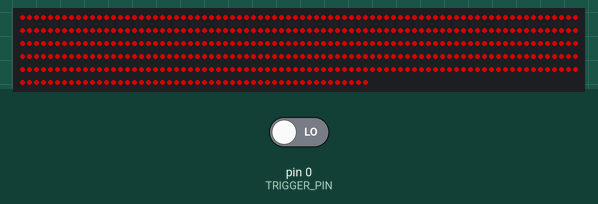
Simulated run of this sketch. Board: Arduino Uno, built for the host (arithmetic inside an expression is 32-bit, double 64-bit). Parts: 450 RGB LEDs in strip order, left to right, continuing on the next row. Inputs (shaded band) come from the test bench; at power-on: pin 0 (TRIGGER_PIN) LOW. Dim RGB values are drawn brighter than linear; the strip is taken to match the declared colour order.

Above: at 1.2 s.
1.3 s: pin 0 (TRIGGER_PIN) driven HIGH
At 1.46 s:
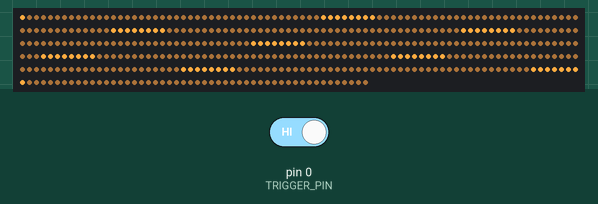
3.7 s: pin 0 (TRIGGER_PIN) driven LOW
At 4.8 s:
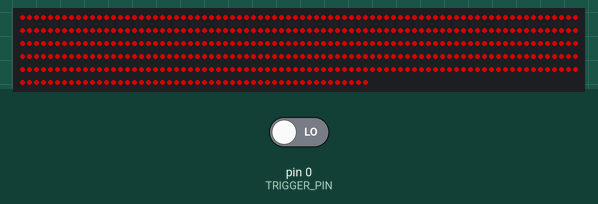
5.2 s: pin 0 (TRIGGER_PIN) driven HIGH
At 5.67 s:
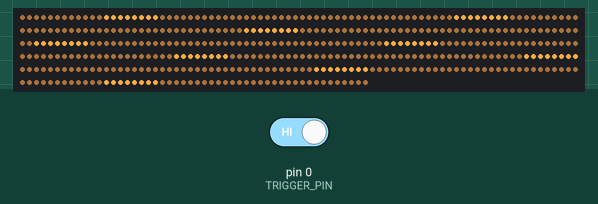
Timing chart, 0 to 8.2 s (numbered marks = the images above; inputs shaded):
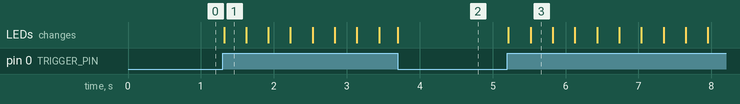

The sketch:

CometStrip.ino
```cpp
#include <Adafruit_NeoPixel_ZeroDMA.h>

//////////////////////////////////////////////
// GLOBAL SETTINGS
//////////////////////////////////////////////
#define NUM_PIXELS     450
#define NUM_SEGMENTS     9

// Strands 1-3: Base
// Strand    4: Post
// Strand  5-6: Roof
// Strand    7: Crossbeam
// Strand    8: Post

const int segmentStartPos[NUM_SEGMENTS] = { 0, 50, 100, 150, 200, 250, 300, 350, 400 };

const int cometSpeed = 15;
const int cometColourCount = 1;
const int cometColourSize = 8;
const uint32_t cometColourValues[cometColourCount] = { 0xFFAA40 };
const uint32_t backColour = 0x302010;
const uint32_t idleColour = 0x800000;

const byte maxBrightness = 255;

//////////////////////////////////////////////
// PINS
//////////////////////////////////////////////
#define TRIGGER_PIN   0
#define NEOPIXEL_PIN  4

//////////////////////////////////////////////
// INTERNAL VARIABLES AND STRUCTURES
//////////////////////////////////////////////
// DMA NeoPixels work ONLY on SPECIFIC PINS.
// On Trinket M0: pin 4.
Adafruit_NeoPixel_ZeroDMA strip(NUM_PIXELS, NEOPIXEL_PIN, NEO_RGB);

int cometPos[NUM_SEGMENTS];
unsigned long lastRefresh;
boolean isIdle = true;

//////////////////////////////////////////////
// SETUP
//////////////////////////////////////////////
void setup() {
  // put your setup code here, to run once:
  pinMode(TRIGGER_PIN, INPUT_PULLDOWN);

  for (int x=0; x<NUM_SEGMENTS; x++) {
    cometPos[x] = segmentStartPos[x];
  }

  strip.begin();
  strip.setBrightness(maxBrightness);
  drawAll(idleColour);
  strip.show();
}

//////////////////////////////////////////////
// LOOP
//////////////////////////////////////////////
void loop() {
  // put your main code here, to run repeatedly:
  unsigned long now = millis();

  byte triggerVal = digitalRead(TRIGGER_PIN);

  // Run while triggered
  if (triggerVal) {
    // Draw comet
    if (now - lastRefresh > cometSpeed) {

      for (int i=0; i<NUM_SEGMENTS; i++) {
        drawComet(i, cometPos[i]);
        cometPos[i]++;
        if (i == NUM_SEGMENTS-1) {
          if (cometPos[i] >= NUM_PIXELS) cometPos[i] = segmentStartPos[i];
        } else {
          if (cometPos[i] >= segmentStartPos[i+1]) cometPos[i] = segmentStartPos[i];
        }
      }

      strip.show();
      lastRefresh = now;
    }
    isIdle = false;
  }

  // Idle
  if (!triggerVal && !isIdle) {
    drawAll(idleColour);
    strip.show();
    isIdle = true;;
  }


}

//////////////////////////////////////////////
// FUNCTIONS
//////////////////////////////////////////////
void drawComet(int seg, int startPos) {
  if (seg < 0 || seg >= NUM_SEGMENTS) seg = 0;
  if (startPos < 0 || startPos >= strip.numPixels()) startPos = 0;

  // Clear the segment
  int segStop = 0;
  if (seg == NUM_SEGMENTS-1) segStop = NUM_PIXELS;
  else segStop = segmentStartPos[seg+1];

  for (int i=segmentStartPos[seg]; i<segStop; i++) {
    strip.setPixelColor(i, backColour);
  }

  for (int c = 0; c < cometColourCount; c++) {
    for (int s = 0; s < cometColourSize; s++) {
      strip.setPixelColor(startPos, cometColourValues[c]);
      if (startPos == 0) startPos = strip.numPixels();
      startPos--;
    }
  }

  return;
}

void drawAll(uint32_t _c) {
  for (int x=0; x<strip.numPixels(); x++) {
    strip.setPixelColor(x, _c);
  }
  return;
}
```

Measured:
- after the input at 1.3 s, the LEDs: change at once (image 1)
- after the input at 3.7 s, the LEDs: change at once (image 2)
- after the input at 5.2 s, the LEDs: first change at once (image 3 shows a later state)
